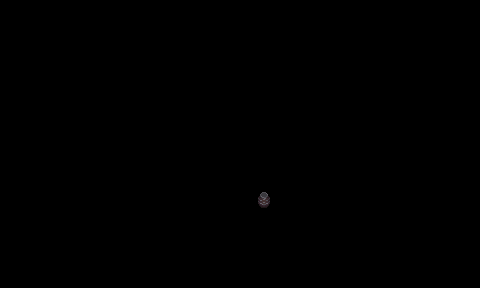

This game map was drawn from its Tiled (.tmx) file and the tilesets committed beside it. A one-line description and the trimmed map source follow:
An orthogonal 30x18 tile map with 16x16 px tiles, 1 tile layer (decorative).

<map version="1.10" tiledversion="1.10.0" orientation="orthogonal" renderorder="right-down" width="30" height="18" tilewidth="16" tileheight="16" infinite="0" nextlayerid="32" nextobjectid="71">
 <tileset firstgid="1" name="decorative" tilewidth="16" tileheight="16" tilecount="256" columns="16">
  <image source="../Images/Map/Decorative.png" width="256" height="256" />
 </tileset>
 <layer id="26" name="decorative" width="30" height="18">
  <data>[540 cells, 1 non-empty, 1 distinct tile ids]</data>
 </layer>
</map>
